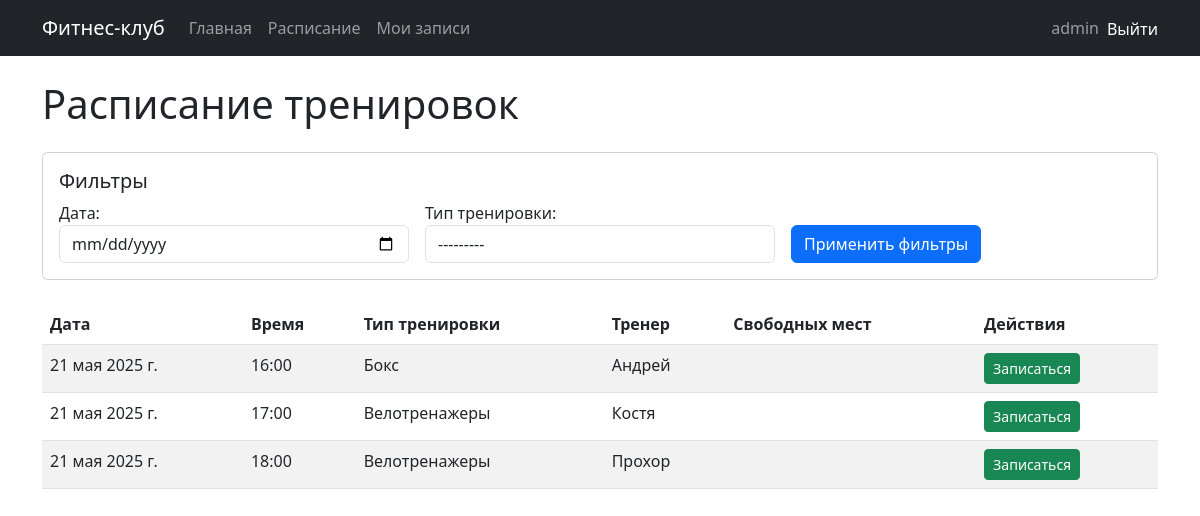
The app's page /schedule/ (signed in) with its own data.
### fitness/models.py (models this page shows, shortened)
class Schedule(models.Model):
    trainer = models.ForeignKey(Trainer, on_delete=models.CASCADE, verbose_name='Тренер')
    workout_type = models.ForeignKey(WorkoutType, on_delete=models.CASCADE, verbose_name='Тип тренировки')
    date = models.DateField(verbose_name='Дата')
    time = models.TimeField(verbose_name='Время')
    max_participants = models.IntegerField(verbose_name='Максимальное количество участников')
    current_participants = models.IntegerField(default=0, verbose_name='Текущее количество участников')

class WorkoutType(models.Model):
    name = models.CharField(max_length=100, verbose_name='Название тренировки')
    description = models.TextField(verbose_name='Описание')
    duration = models.IntegerField(verbose_name='Длительность (минуты)')
    def __str__(self):
        return self.name

class Trainer(models.Model):
    name = models.CharField(max_length=100, verbose_name='Имя')
    specialization = models.CharField(max_length=100, verbose_name='Специализация')
    experience = models.IntegerField(verbose_name='Опыт работы (лет)')
    description = models.TextField(verbose_name='Описание')

### fitness/views.py (the view)
# urls.py: path('schedule/', views.schedule_list, name='schedule_list'),
def schedule_list(request):
    form = ScheduleFilterForm(request.GET)
    schedules = Schedule.objects.all()
    if form.is_valid():
        if form.cleaned_data['date']:
            schedules = schedules.filter(date=form.cleaned_data['date'])
        if form.cleaned_data['workout_type']:
            schedules = schedules.filter(workout_type=form.cleaned_data['workout_type'])
    return render(request, 'fitness/schedule_list.html', {
        'schedules': schedules,
        'form': form
    })

### fitness/forms.py
class ScheduleFilterForm(forms.Form):
    date = forms.DateField(
        required=False,
        widget=forms.DateInput(attrs={'type': 'date', 'class': 'form-control'}),
        label='Дата'
    )
    workout_type = forms.ModelChoiceField(
        queryset=None,
        required=False,
        widget=forms.Select(attrs={'class': 'form-control'}),
        label='Тип тренировки'
    )
    def __init__(self, *args, **kwargs):
        super().__init__(*args, **kwargs)
        from .models import WorkoutType
        self.fields['workout_type'].queryset = WorkoutType.objects.all()

### fitness/templates/fitness/schedule_list.html (shortened to what this page needs)
{% extends 'fitness/base.html' %}
{% block content %}
<div class="row">
    <div class="col-md-12">
        <h1 class="mb-4">Расписание тренировок</h1>
        <div class="card mb-4">
            <div class="card-body">
                <h5 class="card-title">Фильтры</h5>
                <form method="get" class="row g-3">
                    <div class="col-md-4">
                        {{ form.date.label_tag }}
                        {{ form.date }}
                    </div>
                    <div class="col-md-4">
                        {{ form.workout_type.label_tag }}
                        {{ form.workout_type }}
                    </div>
                    <div class="col-md-4 d-flex align-items-end">
                        <button type="submit" class="btn btn-primary">Применить фильтры</button>
                    </div>
                </form>
            </div>
        </div>
        <div class="table-responsive">
            <table class="table table-striped">
                <thead>
                    <tr>
                        <th>Дата</th>
                        <th>Время</th>
                        <th>Тип тренировки</th>
                        <th>Тренер</th>
                        <th>Свободных мест</th>
                        <th>Действия</th>
                    </tr>
                </thead>
                <tbody>
                    {% for schedule in schedules %}
                    <tr>
                        <td>{{ schedule.date }}</td>
                        <td>{{ schedule.time }}</td>
                        <td>{{ schedule.workout_type.name }}</td>
                        <td>{{ schedule.trainer.name }}</td>
                        <td>{{ schedule.max_participants|add:"-"|add:schedule.current_participants|stringformat:"i" }}</td>
                        <td>
                            {% if user.is_authenticated %}
                                {% if schedule.current_participants < schedule.max_participants %}
                                <a href="{% url 'fitness:book_workout' schedule.id %}" class="btn btn-success btn-sm">Записаться</a>
                                {% else %}
                                <button class="btn btn-secondary btn-sm" disabled>Нет мест</button>
                                {% endif %}
                            {% else %}
                            <a href="{% url 'login' %}" class="btn btn-primary btn-sm">Войти для записи</a>
                            {% endif %}
                        </td>
                    </tr>
                    {% empty %}
                    <tr>
                        <td colspan="6" class="text-center">Нет доступных тренировок</td>
                    </tr>
                    {% endfor %}
                </tbody>
            </table>
        </div>
    </div>
</div>
{% endblock %}

### fitness/templates/fitness/base.html (shortened to what this page needs)
<!DOCTYPE html>
<html lang="ru">
<head>
    <link href="https://cdn.jsdelivr.net/npm/bootstrap@5.3.0/dist/css/bootstrap.min.css" rel="stylesheet">
</head>
<body>
    <nav class="navbar navbar-expand-lg navbar-dark bg-dark">
        <div class="container">
            <a class="navbar-brand" href="{% url 'fitness:home' %}">Фитнес-клуб</a>
            <div class="collapse navbar-collapse" id="navbarNav">
                <ul class="navbar-nav">
                    <li class="nav-item">
                        <a class="nav-link" href="{% url 'fitness:home' %}">Главная</a>
                    </li>
                    <li class="nav-item">
                        <a class="nav-link" href="{% url 'fitness:schedule_list' %}">Расписание</a>
                    </li>
                    {% if user.is_authenticated %}
                    <li class="nav-item">
                        <a class="nav-link" href="{% url 'fitness:my_bookings' %}">Мои записи</a>
                    </li>
                    {% endif %}
                </ul>
                <ul class="navbar-nav ms-auto">
                    {% if user.is_authenticated %}
                    <li class="nav-item">
                        <span class="nav-link">{{ user.username }}</span>
                    </li>
                    <li class="nav-item" style="display: flex; align-items: center;">
                        <form method="post" action="{% url 'logout' %}" style="display:inline; margin:0;">
                            <button type="submit" class="nav-link logout-link" style="display:inline; padding:0; margin:0; background:none; border:none; cursor:pointer; vertical-align: middle;">
                                Выйти
                            </button>
                        </form>
                    </li>
                    {% endif %}
                </ul>
            </div>
        </div>
    </nav>
    <div class="container mt-4">
        {% block content %}
        {% endblock %}
    </div>
</body>
</html>

### fitness/templates/fitness/base.html (style rules this page uses)
.logout-link { color: #fff !important; text-decoration: none; transition: color 0.2s; }

### records on screen
Schedule: date "21 мая 2025 г.", time "16:00", workout_type.name "Бокс", trainer.name "Андрей", current_participants "Записаться"
Schedule: date "21 мая 2025 г.", time "17:00", workout_type.name "Велотренажеры", trainer.name "Костя", current_participants "Записаться"
Schedule: date "21 мая 2025 г.", time "18:00", workout_type.name "Велотренажеры", trainer.name "Прохор", current_participants "Записаться"

### other values on screen
{{ user.username }} "admin"
